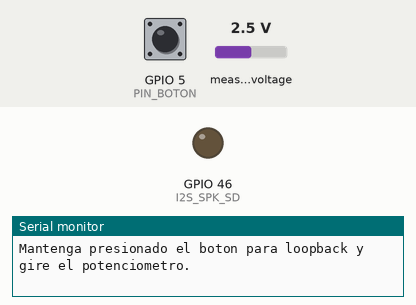
This sketch was run on a simulated ESP32. Shown: output pins drawn as LEDs (lit = HIGH), the last lines printed to the serial monitor. Wiring (inferred from the names in the program): ADS1115 converter at I2C address 0x48. Inputs (shaded band) come from the test bench; at power-on: GPIO 5 (PIN_BOTON) HIGH, measured voltage 2.5 V. I2S audio is not simulated (input reads silence).

Above: at 1.2 s.
1.3 s: GPIO 5 (PIN_BOTON) pulled LOW for 0.15 s
At 1.43 s:
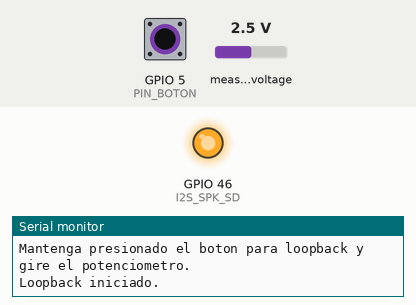
3.0 s: GPIO 5 (PIN_BOTON) pulled LOW for 3.2 s
At 7.5 s:
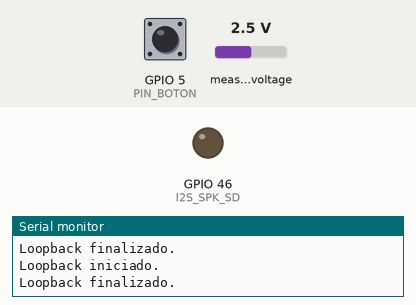
Timing chart, 0 to 9.0 s (numbered marks = the images above; inputs shaded):
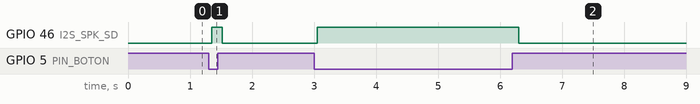

Measured:
- after the input at 1.3 s, GPIO 46 (I2S_SPK_SD): LOW → HIGH after 0.05 s, → LOW 0.17 s later
- after the input at 3.0 s, GPIO 46 (I2S_SPK_SD): LOW → HIGH after 0.05 s, → LOW 3.2 s later

The sketch:

modificar_ganancia_final.ino
```cpp
#include <Arduino.h>
#include <stdint.h>
#include <stddef.h>
#include <string.h>
#include <Wire.h>
#include "driver/i2s.h"

// ============================================================
// ASIGNACION DE PINES GPIO
// ============================================================
#define PIN_BOTON 5

// Pines I2S para el Microfono INMP441 (RX - I2S_NUM_0)
#define I2S_MIC_BCLK 18
#define I2S_MIC_LRC  17
#define I2S_MIC_DIN  15

// Pines I2S para el Altavoz MAX98357A (TX - I2S_NUM_1)
#define I2S_SPK_BCLK 3
#define I2S_SPK_LRC  8
#define I2S_SPK_DOUT 16
#define I2S_SPK_SD   46

// Bus I2C para el conversor ADS1115
#define I2C_SDA_PIN 12
#define I2C_SCL_PIN 10

// ============================================================
// CONFIGURACION GENERAL Y CONSTANTES
// ============================================================
const uint32_t TASA_MUESTREO = 16000;

// Cantidad de muestras de audio por bloque DMA
const size_t MUESTRAS_POR_BLOQUE = 512;
const size_t TAMANO_BUFFER_RX_BYTES = MUESTRAS_POR_BLOQUE * sizeof(int32_t);
const size_t TAMANO_BUFFER_TX_BYTES = MUESTRAS_POR_BLOQUE * sizeof(int16_t);

// Direccion I2C del ADS1115 (pin ADDR conectado a GND)
const uint8_t DIRECCION_ADS1115 = 0x48;

// Rango maximo de ganancia digital escalada (0.0 a 0.50 para evitar acople y recorte)
const float GANANCIA_MINIMA = 0.0f;
const float GANANCIA_MAXIMA = 0.50f;
static float factor_ganancia_actual = 0.10f;

// Buffers estaticos de transmision y recepcion
static int32_t buffer_rx_32bits[MUESTRAS_POR_BLOQUE];
static int16_t buffer_tx_16bits[MUESTRAS_POR_BLOQUE];

// ============================================================
// DECLARACION DE FUNCIONES MODULARES
// ============================================================
void configurar_pines();
void configurar_i2c_ads1115();
void configurar_microfono_i2s();
void configurar_altavoz_i2s();
uint16_t leer_ads1115_canal_0();
void actualizar_ganancia_en_vivo();
void procesar_audio_tiempo_real();

// ============================================================
// SETUP
// ============================================================
void setup() {
    Serial.begin(115200);

    configurar_pines();
    configurar_i2c_ads1115();
    configurar_microfono_i2s();
    configurar_altavoz_i2s();

    Serial.println("Sistema iniciado con control de ganancia en vivo.");
    Serial.println("Mantenga presionado el boton para loopback y gire el potenciometro.");
}

// ============================================================
// LOOP PRINCIPAL
// ============================================================
void loop() {
    // Lectura del boton con antirrebote simple
    if (digitalRead(PIN_BOTON) == LOW) {
        delay(50);
        if (digitalRead(PIN_BOTON) == LOW) {
            procesar_audio_tiempo_real();
        }
    }

    delay(5);
}

// ============================================================
// CONFIGURACION DE PINES GPIO
// ============================================================
void configurar_pines() {
    pinMode(PIN_BOTON, INPUT_PULLUP);

    // Pin Shutdown del amplificador MAX98357A (LOW = mute/apagado)
    pinMode(I2S_SPK_SD, OUTPUT);
    digitalWrite(I2S_SPK_SD, LOW);
}

// ============================================================
// CONFIGURACION DEL BUS I2C Y MODULO ADS1115
// ============================================================
void configurar_i2c_ads1115() {
    Wire.begin(I2C_SDA_PIN, I2C_SCL_PIN, 100000);

    // Registro de configuracion del ADS1115 (0x01):
    // Canal simple A0 vs GND (MUX = 100)
    // Rango de escala completa FSR = +/- 4.096 V (PGA = 001)
    // Modo de conversion continua (MODE = 0)
    // Byte superior (MSB) = 0x42
    // Tasa de 128 SPS, comparador deshabilitado
    // Byte inferior (LSB) = 0x83
    Wire.beginTransmission(DIRECCION_ADS1115);
    Wire.write(0x01);
    Wire.write(0x42);
    Wire.write(0x83);
    Wire.endTransmission();

    // Establecer el puntero al registro de conversion (0x00) para lecturas directas
    Wire.beginTransmission(DIRECCION_ADS1115);
    Wire.write(0x00);
    Wire.endTransmission();
}

// ============================================================
// LECTURA DIRECTA DEL CANAL A0 (ADS1115)
// ============================================================
uint16_t leer_ads1115_canal_0() {
    Wire.requestFrom(DIRECCION_ADS1115, (uint8_t)2);

    if (Wire.available() >= 2) {
        uint8_t byte_alto = Wire.read();
        uint8_t byte_bajo = Wire.read();
        int16_t valor_bruto = (int16_t)((byte_alto << 8) | byte_bajo);

        // Asegurar rango no negativo por ruidos de referencia en 0 V
        if (valor_bruto < 0) {
            return 0;
        }
        return (uint16_t)valor_bruto;
    }

    return 0;
}

// ============================================================
// ACTUALIZACION DEL PARAMETRO DE GANANCIA
// ============================================================
void actualizar_ganancia_en_vivo() {
    uint16_t cuentas_adc = leer_ads1115_canal_0();

    // Con rango de +/-4.096 V, una tension de 3.3 V equivale aprox. a 26400 cuentas
    const float CUENTAS_MAXIMAS = 26400.0f;
    float cuentas_flotante = (float)cuentas_adc;

    if (cuentas_flotante > CUENTAS_MAXIMAS) {
        cuentas_flotante = CUENTAS_MAXIMAS;
    }

    // Normalizacion de 0.0 a 1.0 segun la posicion angular del potenciometro
    float posicion_normalizada = cuentas_flotante / CUENTAS_MAXIMAS;

    // Escalamiento lineal al rango de ganancia permitido
    factor_ganancia_actual = GANANCIA_MINIMA + (posicion_normalizada * (GANANCIA_MAXIMA - GANANCIA_MINIMA));
}

// ============================================================
// CONFIGURACION I2S DEL MICROFONO (RX - PUERTO 0)
// ============================================================
void configurar_microfono_i2s() {
    i2s_config_t configuracion_i2s_rx = {
        .mode = (i2s_mode_t)(I2S_MODE_MASTER | I2S_MODE_RX),
        .sample_rate = TASA_MUESTREO,
        .bits_per_sample = I2S_BITS_PER_SAMPLE_32BIT,
        .channel_format = I2S_CHANNEL_FMT_ONLY_LEFT,
        .communication_format = I2S_COMM_FORMAT_STAND_I2S,
        .intr_alloc_flags = 0,
        .dma_buf_count = 8,
        .dma_buf_len = 256,
        .use_apll = false,
        .tx_desc_auto_clear = false,
        .fixed_mclk = 0
    };

    i2s_pin_config_t pines_rx = {
        .bck_io_num = I2S_MIC_BCLK,
        .ws_io_num = I2S_MIC_LRC,
        .data_out_num = I2S_PIN_NO_CHANGE,
        .data_in_num = I2S_MIC_DIN
    };

    i2s_driver_install(I2S_NUM_0, &configuracion_i2s_rx, 0, NULL);
    i2s_set_pin(I2S_NUM_0, &pines_rx);
}

// ============================================================
// CONFIGURACION I2S DEL ALTAVOZ (TX - PUERTO 1)
// ============================================================
void configurar_altavoz_i2s() {
    i2s_config_t configuracion_i2s_tx = {
        .mode = (i2s_mode_t)(I2S_MODE_MASTER | I2S_MODE_TX),
        .sample_rate = TASA_MUESTREO,
        .bits_per_sample = I2S_BITS_PER_SAMPLE_16BIT,
        .channel_format = I2S_CHANNEL_FMT_ONLY_LEFT,
        .communication_format = I2S_COMM_FORMAT_STAND_I2S,
        .intr_alloc_flags = 0,
        .dma_buf_count = 8,
        .dma_buf_len = 256,
        .use_apll = false,
        .tx_desc_auto_clear = true,
        .fixed_mclk = 0
    };

    i2s_pin_config_t pines_tx = {
        .bck_io_num = I2S_SPK_BCLK,
        .ws_io_num = I2S_SPK_LRC,
        .data_out_num = I2S_SPK_DOUT,
        .data_in_num = I2S_PIN_NO_CHANGE
    };

    i2s_driver_install(I2S_NUM_1, &configuracion_i2s_tx, 0, NULL);
    i2s_set_pin(I2S_NUM_1, &pines_tx);
}

// ============================================================
// LOOPBACK CON CONTROL DE GANANCIA EN TIEMPO REAL
// ============================================================
void procesar_audio_tiempo_real() {
    Serial.println("Loopback iniciado.");

    // Habilitar la etapa de potencia del altavoz
    digitalWrite(I2S_SPK_SD, HIGH);
    delay(20);

    size_t bytes_leidos = 0;
    size_t bytes_escritos = 0;

    while (digitalRead(PIN_BOTON) == LOW) {

        // 1. Actualizar el valor de ganancia leyendo el ADS1115
        actualizar_ganancia_en_vivo();

        // 2. Capturar bloque de muestras desde el microfono I2S
        i2s_read(
            I2S_NUM_0,
            (void*)buffer_rx_32bits,
            TAMANO_BUFFER_RX_BYTES,
            &bytes_leidos,
            portMAX_DELAY
        );

        size_t muestras_leidas = bytes_leidos / sizeof(int32_t);

        // 3. Procesamiento aritmetico muestra por muestra
        for (size_t indice = 0; indice < muestras_leidas; indice++) {
            int32_t muestra_32 = buffer_rx_32bits[indice];

            // Alinear los 24 bits significativos del microfono a un rango de 16 bits
            int32_t muestra_base = muestra_32 >> 15;

            // Multiplicacion por la ganancia controlada por el potenciometro
            float muestra_escalada_f = (float)muestra_base * factor_ganancia_actual;
            int32_t muestra_salida = (int32_t)muestra_escalada_f;

            // Saturacion para evitar desbordamiento en int16_t
            if (muestra_salida > 32767) {
                muestra_salida = 32767;
            } else if (muestra_salida < -32768) {
                muestra_salida = -32768;
            }

            buffer_tx_16bits[indice] = (int16_t)muestra_salida;
        }

        // 4. Transmitir el bloque escalado al altavoz
        size_t bytes_a_enviar = muestras_leidas * sizeof(int16_t);
        if (bytes_a_enviar > 0) {
            i2s_write(
                I2S_NUM_1,
                (const void*)buffer_tx_16bits,
                bytes_a_enviar,
                &bytes_escritos,
                portMAX_DELAY
            );
        }
    }

    // Limpieza de buffers DMA y desactivacion del amplificador
    i2s_zero_dma_buffer(I2S_NUM_1);
    delay(50);
    digitalWrite(I2S_SPK_SD, LOW);

    Serial.println("Loopback finalizado.");
}
```
